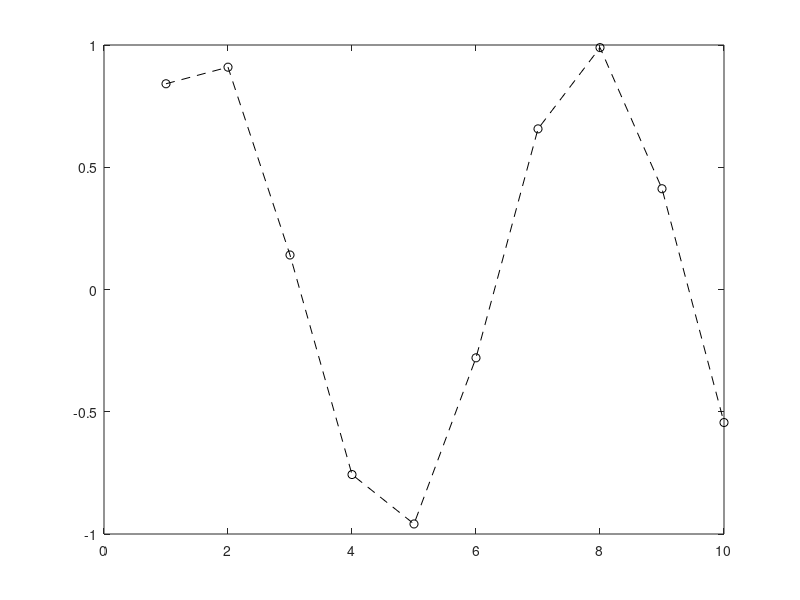

The MATLAB source for this figure:
%% LineSpec — Line style
plot(1:10, sin(1:10), '--')
hold on
plot(1:10, cos(1:10), '-.')
hold off

%% LineSpec — Color
plot(1:10, sin(1:10), 'b')
hold on
plot(1:10, cos(1:10), 'r')
hold off

%% LineSpec — Marker
plot(1:10, sin(1:10), 'o')

%% LineSpec — Line style, Marker and Color
plot(1:10, sin(1:10), '--ok')